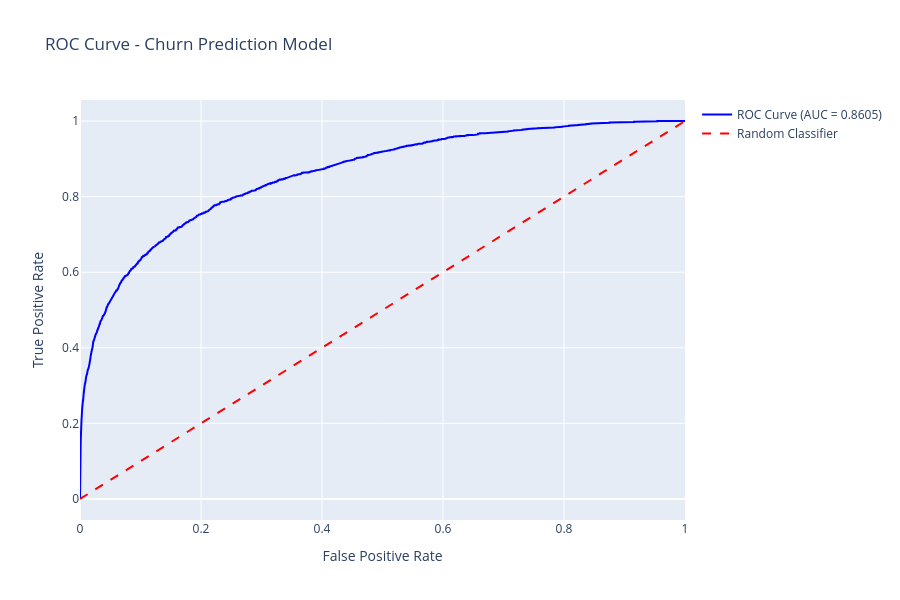

The notebook cell saved with this chart:
### Code cell
from sklearn.metrics import roc_auc_score, roc_curve

print("=" * 70)
print("MODEL PERFORMANCE")
print("=" * 70)

# Calculate ROC curve
fpr, tpr, thresholds = roc_curve(y, churn_probs)
roc_auc = auc(fpr, tpr)

# Create ROC curve plot
fig = go.Figure()

# ROC curve
fig.add_trace(go.Scatter(
    x=fpr,
    y=tpr,
    mode='lines',
    name=f'ROC Curve (AUC = {roc_auc:.4f})',
    line=dict(color='blue', width=2)
))

# Diagonal (random classifier)
fig.add_trace(go.Scatter(
    x=[0, 1],
    y=[0, 1],
    mode='lines',
    name='Random Classifier',
    line=dict(color='red', width=2, dash='dash')
))

fig.update_layout(
    title='ROC Curve - Churn Prediction Model',
    xaxis_title='False Positive Rate',
    yaxis_title='True Positive Rate',
    height=600
)
fig.show()

print(f"\n✓ ROC-AUC Score: {roc_auc:.4f}")
print("  (Closer to 1.0 = better model)")

# Classification report
print("\n" + "=" * 70)
print("CLASSIFICATION REPORT")
print("=" * 70)
print(classification_report(y, churn_pred, target_names=['Active', 'Churned']))

### Figure 1 — Plotly figure (JSON) as saved in the notebook; plotly's stock layout.template omitted (floating-point values rounded to 4 significant figures; data arrays with more than 128 entries replaced by an {"elided": "..."} marker saying what was removed)
{"data": [{"line": {"color": "blue", "width": 2}, "mode": "lines", "name": "ROC Curve (AUC = 0.8605)", "type": "scatter", "x": {"elided": "3086 float values"}, "y": {"elided": "3086 float values"}}, {"line": {"color": "red", "dash": "dash", "width": 2}, "mode": "lines", "name": "Random Classifier", "type": "scatter", "x": [0, 1], "y": [0, 1]}], "layout": {"height": 600, "title": {"text": "ROC Curve - Churn Prediction Model"}, "xaxis": {"title": {"text": "False Positive Rate"}}, "yaxis": {"title": {"text": "True Positive Rate"}}}}
